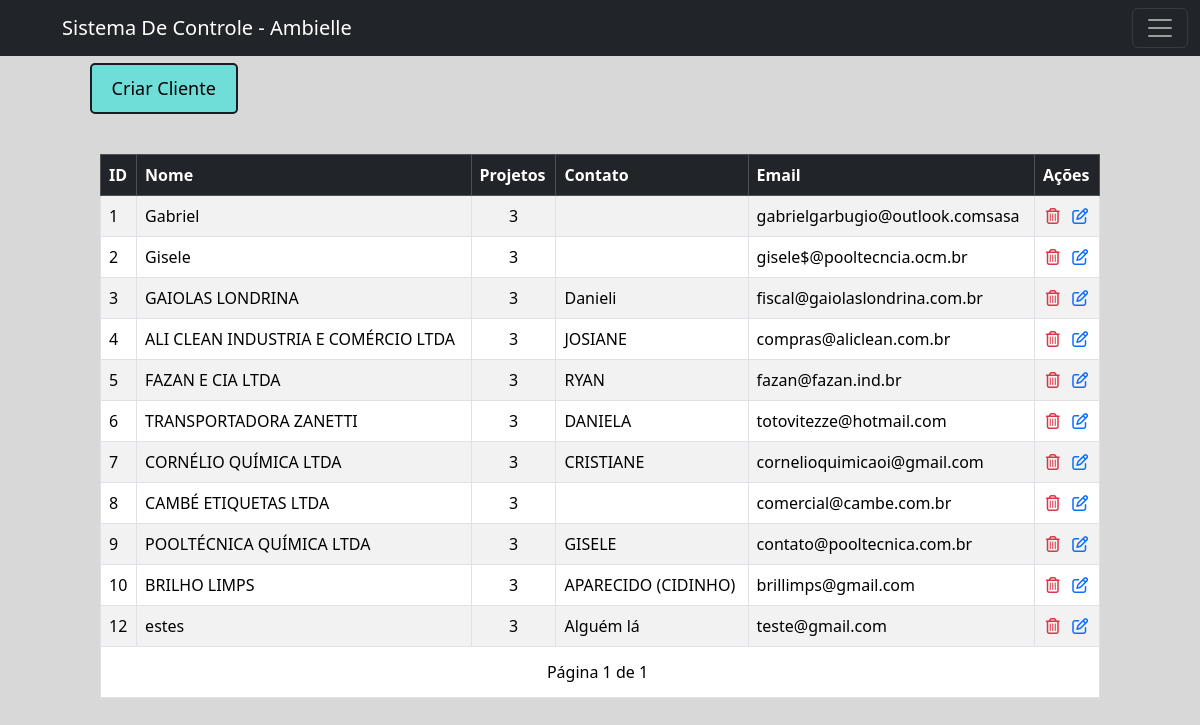
The app's page /ambielle/listaClientes/ (signed in), older data.
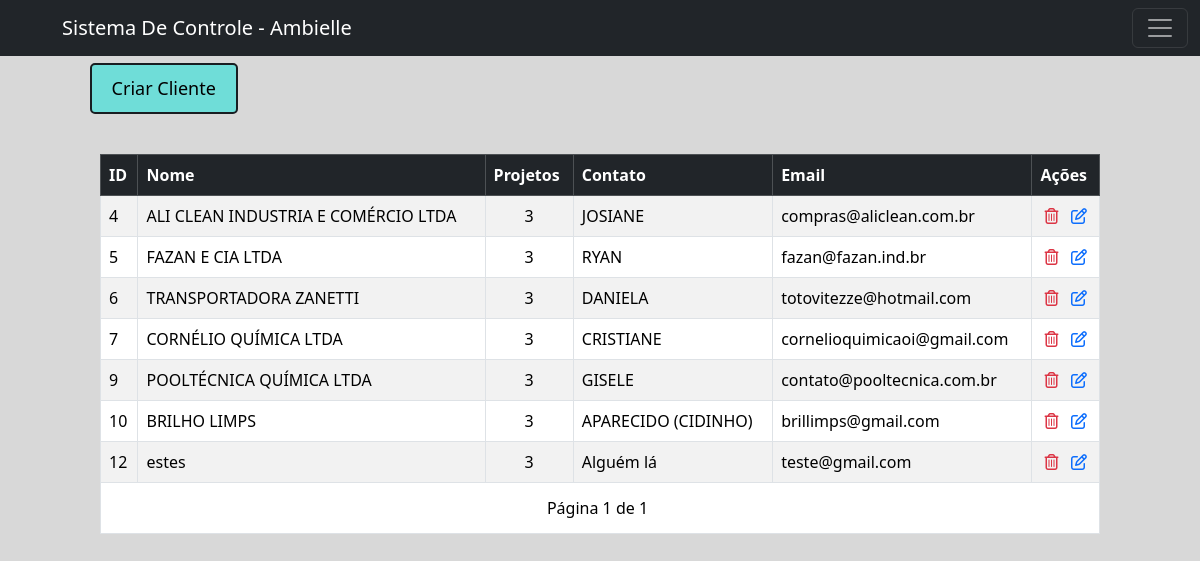
The same page, newer data.
### workflow/models.py (models this page shows, shortened)
class Cliente(models.Model):
    nome = models.CharField(max_length=255)
    endereco = models.CharField(max_length=255)
    numero = models.IntegerField(null=True)
    bairro = models.CharField(max_length=255, blank=True, null=True)
    razao_social = models.CharField(max_length=255, blank=True, null=True)
    telefone = models.CharField(max_length=15)
    email = models.EmailField()
    contato_principal = models.CharField(max_length=255)
    contato_secundario = models.CharField(max_length=255, blank=True, null=True)
    proposta_link = models.URLField(blank=True, null=True)
    cnpj = models.CharField(max_length=15)

### workflow/views/getPage.py (the view)
# urls.py: path('ambielle/listaClientes/', views.getCliente, name='getCliente'),
@login_required(login_url='workflow:login')
def getCliente(request):
    title = 'Lista de Clientes'
    clientes = Cliente.objects.prefetch_related(
        Prefetch(
            'tarefa_set',  # Substitua 'tarefa_set' pelo related_name definido no modelo, se houver.
            queryset=Tarefa.objects.all(),  # Filtra apenas as tarefas em aberto.
            to_attr='tarefas_em_aberto'  # Armazena as tarefas como um atributo no objeto Cliente.
        )
    )
    paginator = Paginator(clientes, 15)
    page_number = request.GET.get('page')
    page_obj = paginator.get_page(page_number)
    context = {
        'title': title,
        'page_obj': page_obj,
    }
    return render(
        request,
        'workflow/getClientes.html',
        context,
    )

### workflow/templates/workflow/getClientes.html (shortened to what this page needs)
{% extends 'global/base.html' %}
{% block content %}
  <main>
    <section>
      <button type="button" class="open-modal-btn" data-url="{% url 'workflow:createCliente' %}">Criar Cliente</button>
    </section>
    <section>
      <div class="lista" style="padding-top: 0px;">
        <table class="table table-striped table-hover table-bordered">
          <thead class="table-dark">
            <tr>
              <th>ID</th>
              <th>Nome</th>
              <th>Projetos</th>
              <th>Contato</th>
              <th>Email</th>
              <th>Ações</th>
            </tr>
          </thead>
          <tbody>
            {% for cliente in page_obj %}
              <tr>
                <td>{{ cliente.id }}</td>
                <td>{{ cliente.nome }}</td>
                <td style="text-align: center;">3</td>
                <td>{{ cliente.contato_principal }}</td>
                <td>{{ cliente.email }}</td>
                <td class="text-center">
                  <a href="{% url 'workflow:deleteCliente' cliente.id %}" onclick="return confirm('Tem certeza que deseja excluir este item?');"><i class="fa-regular fa-trash-can text-danger"></i></a>
                  <a href="#" class="edit-client" data-url="{% url 'workflow:updateCliente' cliente.id %}"><i class="fa-regular fa-pen-to-square text-primary"></i></a>
                </td>
              </tr>
            {% endfor %}
          </tbody>
          <tfoot>
            <tr>
              <td colspan="8" class="tfoot-cell">
                <div class="pagination">
                  <span class="step-links">
                    <span class="current">Página {{ page_obj.number }} de {{ page_obj.paginator.num_pages }}</span>
                  </span>
                </div>
              </td>
            </tr>
          </tfoot>
        </table>
      </div>
    </section>
  </main>
{% endblock %}

### base_templates/global/base.html (shortened to what this page needs)
<!DOCTYPE html>
<html lang="pt-br">
<head>
    {% include "global/partials/_head.html" %}
</head>
<body style="background-color: #d8d8d8;">
    {% include "global/partials/_sideBar.html" %}
    {% block content %}
    {% endblock content %}
</body>

### base_templates/global/partials/_head.html (shortened to what this page needs)
{% load static %}
<!DOCTYPE html>
<html lang="pt-br">
<head>
    <link rel="stylesheet" href="{% static 'global/css/main.css' %}">
    <link rel="stylesheet" href="https://cdnjs.cloudflare.com/ajax/libs/font-awesome/6.0.0-beta3/css/all.min.css">
    <link rel="stylesheet" href="https://pro.fontawesome.com/releases/v6.0.0/css/all.css" rel="stylesheet">
    <link href="https://cdn.jsdelivr.net/npm/bootstrap@5.3.3/dist/css/bootstrap.min.css" rel="stylesheet">
</head>
<body>

### base_templates/global/partials/_sideBar.html (shortened to what this page needs)
{% if request.user.is_authenticated %}
{% load static %}
<nav class="navbar navbar-dark bg-dark fixed-top sm">
    <div class="container-fluid">
        <a class="navbar-brand" style="margin-left: 50px;" href="{% url 'workflow:index' %}">Sistema De Controle - Ambielle</a>
        <button class="navbar-toggler" type="button" data-bs-toggle="offcanvas" data-bs-target="#sidebarOffcanvas" aria-controls="sidebarOffcanvas">
            <span class="navbar-toggler-icon"></span>
        </button>
    </div>
</nav>
{% endif %}

### base_static/global/css/variables.css (style rules this page uses)
:root { @import url('https://fonts.googleapis.com/css2?family=Cabin+Condensed:wght@400;500;600;700&family=Roboto+Mono:ital,wght@0,100..700;1,100..700&display=swap'); --primary-color: #6fddd8; --secondary-color: #181D21; --hover-sidebar: #3e4246; --background-color: #D1D2D4; --color-alt-list: #0fbeb6; --padding: 16px; --primary-font: 'Cabin Condensed', sans-serif; --secondary-font: 'Roboto Mono', sans-serif; }
body { margin: 0; padding: 20px; display: flex; min-height: 100vh; }
main { flex: 1; margin-top: 2%; display: flex; margin-left: 0; flex-direction: column; width: 100%; }
section { width: 100%; padding: 20px 0; }

### base_static/global/css/clientes.css (style rules this page uses)
.lista { display: flex; flex: 1; justify-content: center; width: 100%; padding: 80px; }
.pagination { display: flex; justify-content: center; padding: 5px; }

### base_static/global/css/timeLine.css (style rules this page uses)
.open-modal-btn { background-color: var(--primary-color); color: black; padding: 10px 20px; border: none; border-radius: 5px; cursor: pointer; font-size: 18px; max-width: 15rem; margin-left: 6%; border: var(--secondary-color) solid 2px ; transition: 0.3s; cursor: pointer; }

Row changes from the older to the newer data that the page shows:
removed Cliente: id "1", nome "Gabriel", email "gabrielgarbugio@outlook.comsasa"
removed Cliente: id "2", nome "Gisele", email "gisele$@pooltecncia.ocm.br"
removed Cliente: id "3", nome "GAIOLAS LONDRINA", contato_principal "Danieli", email "fiscal@gaiolaslondrina.com.br"
removed Cliente: id "8", nome "CAMBÉ ETIQUETAS LTDA", email "comercial@cambe.com.br"
